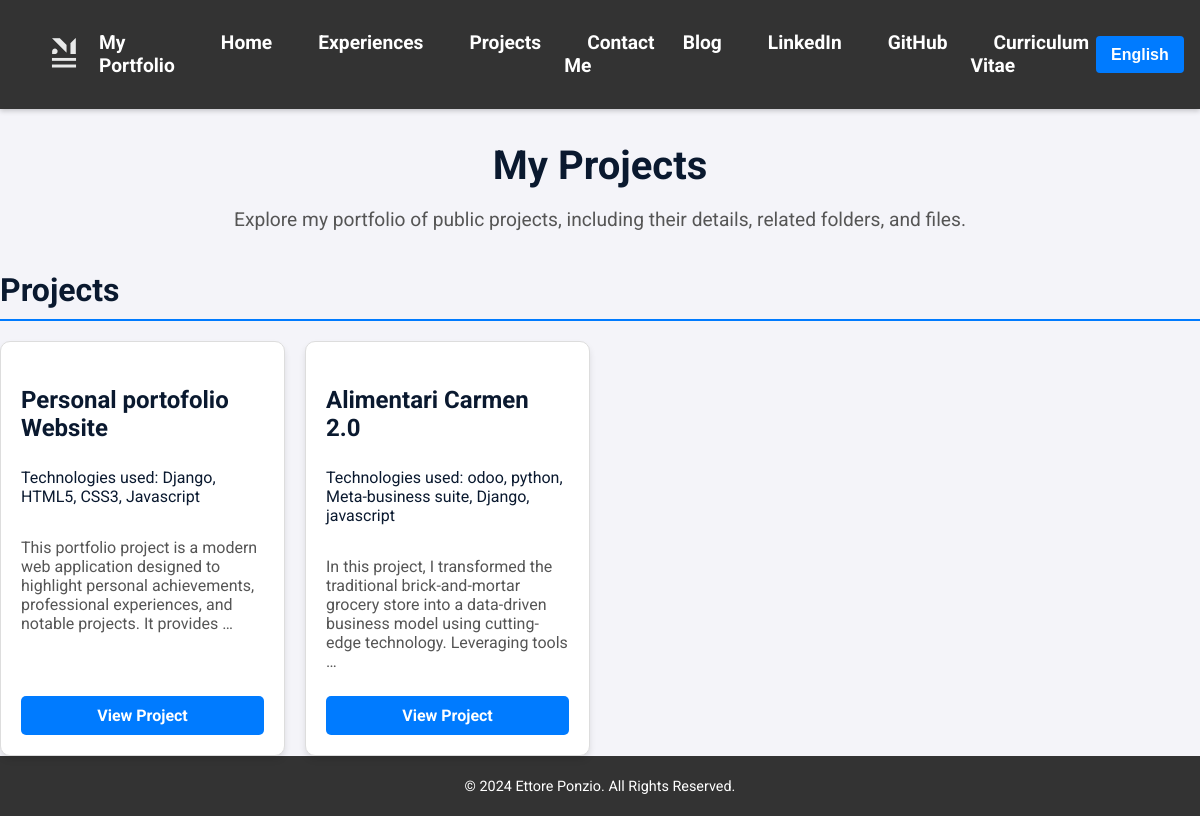
/en/projects/, run on an earlier commit of the app's database.
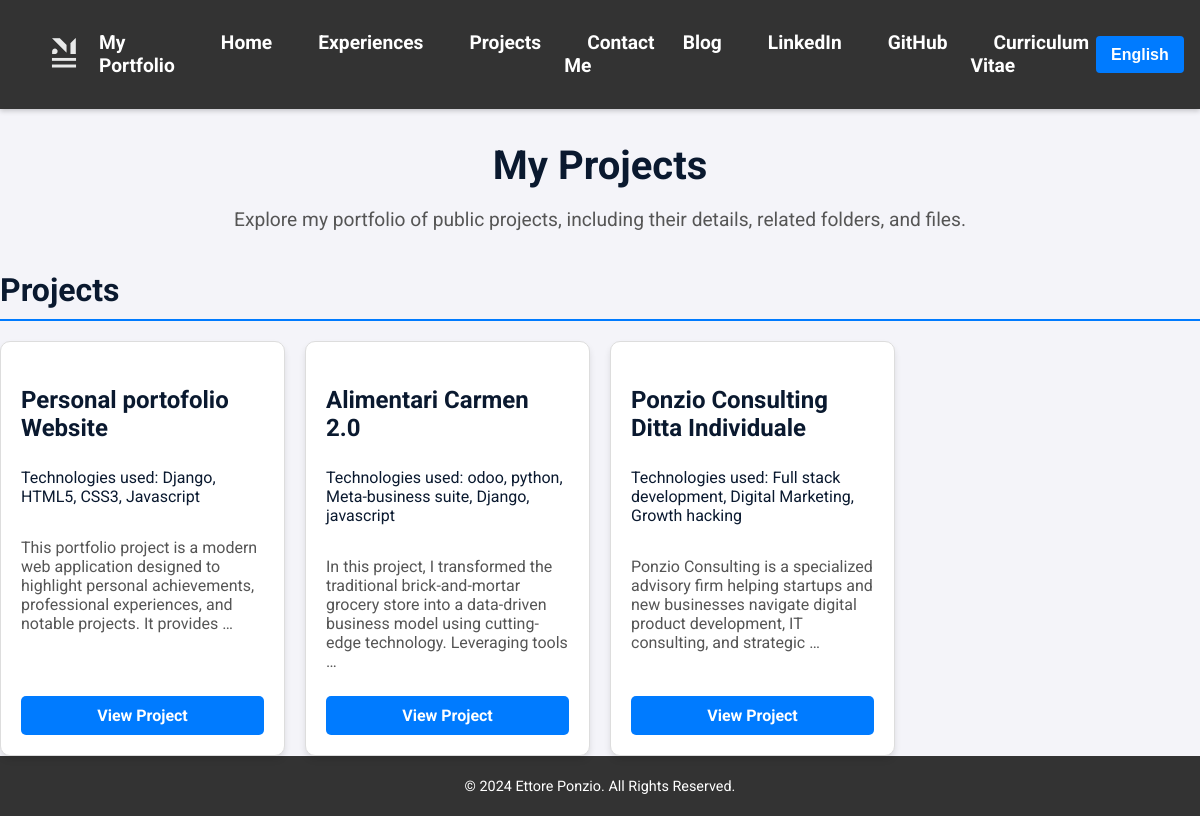
And on a later commit of the database.
### portfolio/models.py (models this page shows, shortened)
class Project(models.Model):
    title_en = models.CharField(
        max_length=100,
        help_text=_("Title of the project in English."),
        verbose_name=_("Title (EN)")
    )
    title_it = models.CharField(
        max_length=100,
        help_text=_("Title of the project in Italian."),
        verbose_name=_("Title (IT)")
    )
    description_en = models.TextField(
        help_text=_("Detailed description of the project in English."),
        verbose_name=_("Description (EN)")
    )
    description_it = models.TextField(
        help_text=_("Detailed description of the project in Italian."),
        verbose_name=_("Description (IT)")
    )
    date = models.DateField(
        help_text=_("Date of project completion or start date."),
        verbose_name=_("Date")
    )
    technologies = models.CharField(
        max_length=200,
        help_text=_("Comma-separated list of technologies used."),
        verbose_name=_("Technologies")
    )
    public_url = models.URLField(
        blank=True,
        null=True,
        help_text=_("Public link, e.g., GitHub or live demo."),
        verbose_name=_("Public URL")
    )
    private_url = models.URLField(
        blank=True,
        null=True,
        help_text=_("Private link, e.g., Google Drive or restricted resource."),
        verbose_name=_("Private URL")
    )
    is_public = models.BooleanField(
        default=True,
        help_text=_("Flag to indicate if project is publicly visible."),
        verbose_name=_("Is Public")
    )
    google_file_id = models.CharField(
        max_length=100,
        blank=True,
        null=True,
        help_text=_("Google File ID for embedding a presentation."),
        verbose_name=_("Google File ID")
    )
    onedrive_share_link = models.URLField(
        max_length=2000,
        blank=True,
        null=True,
        help_text=_("OneDrive share link for embedding a presentation"),
        verbose_name=_("OneDrive_Link")
    )
    class Meta:
        verbose_name = _("Project")
        verbose_name_plural = _("Projects")

### portfolio/views.py (the view)
# urls.py: path('projects/', views.projects, name='projects'),
def projects(request):
    user_language = get_language()  # Detect the current language (e.g., 'en' or 'it')
    projects = Project.objects.prefetch_related('folders__files').filter(is_public=True)
    for project in projects:
        if user_language == 'it':
            project.display_title = project.title_it
            project.display_description = project.description_it
        else:
            project.display_title = project.title_en
            project.display_description = project.description_en
    context = {'projects': projects}
    return render(request, 'portfolio/projects.html', context)

### portfolio/templates/portfolio/projects.html (shortened to what this page needs)
{% extends 'portfolio/base.html' %}
{% load static %}
{% load i18n %}
{% block styles %}
    <link rel="stylesheet" href="{% static 'portfolio/css/project.css' %}">
{% endblock %}
{% block content %}
<article class="projects-page">
    <header>
        <h1 class="page-title">{% trans "My Projects" %}</h1>
        <p class="page-subtitle">
            {% trans "Explore my portfolio of public projects, including their details, related folders, and files." %}
        </p>
    </header>
    <section class="projects-grid" aria-labelledby="projects-heading">
        <h2 id="projects-heading" class="section-heading">{% trans "Projects" %}</h2>
        {% if projects %}
            <div class="grid">
                {% for project in projects %}
                    <div class="project-card">
                        <h3 class="project-card-title">{{ project.display_title }}</h3>
                        <p class="project-card-tech">{% trans "Technologies used:" %} {{project.technologies}} </p>
                        <p class="project-card-description">{{ project.display_description|truncatewords:20 }}</p>
                        <a href="{% url 'portfolio:project_detail' project.id %}" class="btn">{% trans "View Project" %}</a>
                    </div>
                {% endfor %}
            </div>
        {% else %}
            <p>{% trans "No projects available at the moment." %}</p>
        {% endif %}
    </section>
</article>
{% endblock %}

What changed in the data, as far as the page shows it:
added Project: display_title "Ponzio Consulting Ditta Individuale", technologies "Full stack development, Digital Marketing, Growth hacking", display_description "Ponzio Consulting is a specialized advisory firm helping startups and new businesses navigate digital product development, IT consulting, and strategic …"
